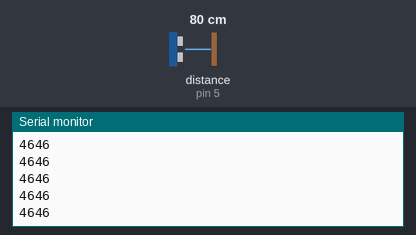
The sketch below on a simulated Arduino Leonardo, built with avr-gcc and run on an emulated ATmega32U4. Shown: the last lines printed to the serial monitor. Wiring (inferred from the names in the program): ultrasonic range finder: trigger pin 6; echo pin 5. The inputs (shaded band) are chosen by the test bench; at power-on: distance to the obstacle (sensor on pin 5) 80 cm. The echo pulse lasts 58.3 µs per cm.

Above: at 1.2 s.
1.3 s: distance to the obstacle (sensor on pin 5) set to 2 cm
At 1.34 s:
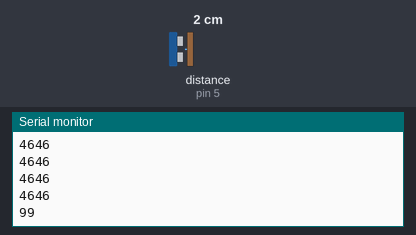
2.8 s: distance to the obstacle (sensor on pin 5) set to 4 cm
At 2.81 s:
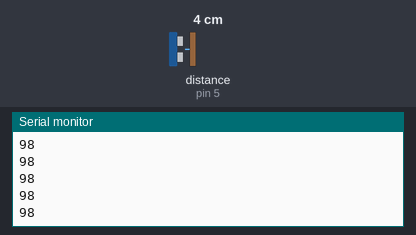
Timing chart, 0 to 5.8 s (numbered marks = the images above; inputs shaded):
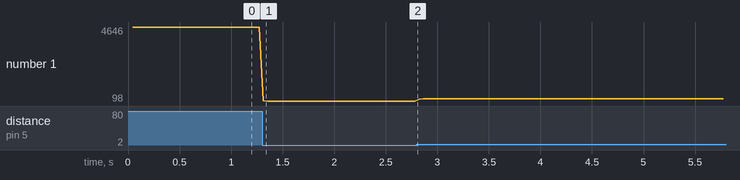

The sketch:

controller.ino
```cpp
#define trigPin 6
#define echoPin 5

void setup() {
    Serial.begin(9600);
    pinMode(trigPin, OUTPUT);
    digitalWrite(trigPin, LOW);
    pinMode(echoPin, INPUT);
}

void loop() {
    unsigned long duration;
    delay(40);

    // Actual pulse is 15us wide - good
    // (measured on Leonardo)
    digitalWrite(trigPin, HIGH);
    delayMicroseconds(10);
    digitalWrite(trigPin, LOW);

    duration = pulseIn(echoPin, HIGH, 10000);
    Serial.println(duration);
    Serial.flush();
}
```

Measured:
- after the input at 1.3 s, the serial monitor: prints a new line at once (image 1)
- plotted number 1: 4646 → 98 after the input at 1.3 s, 98 → 235 after the input at 2.8 s
